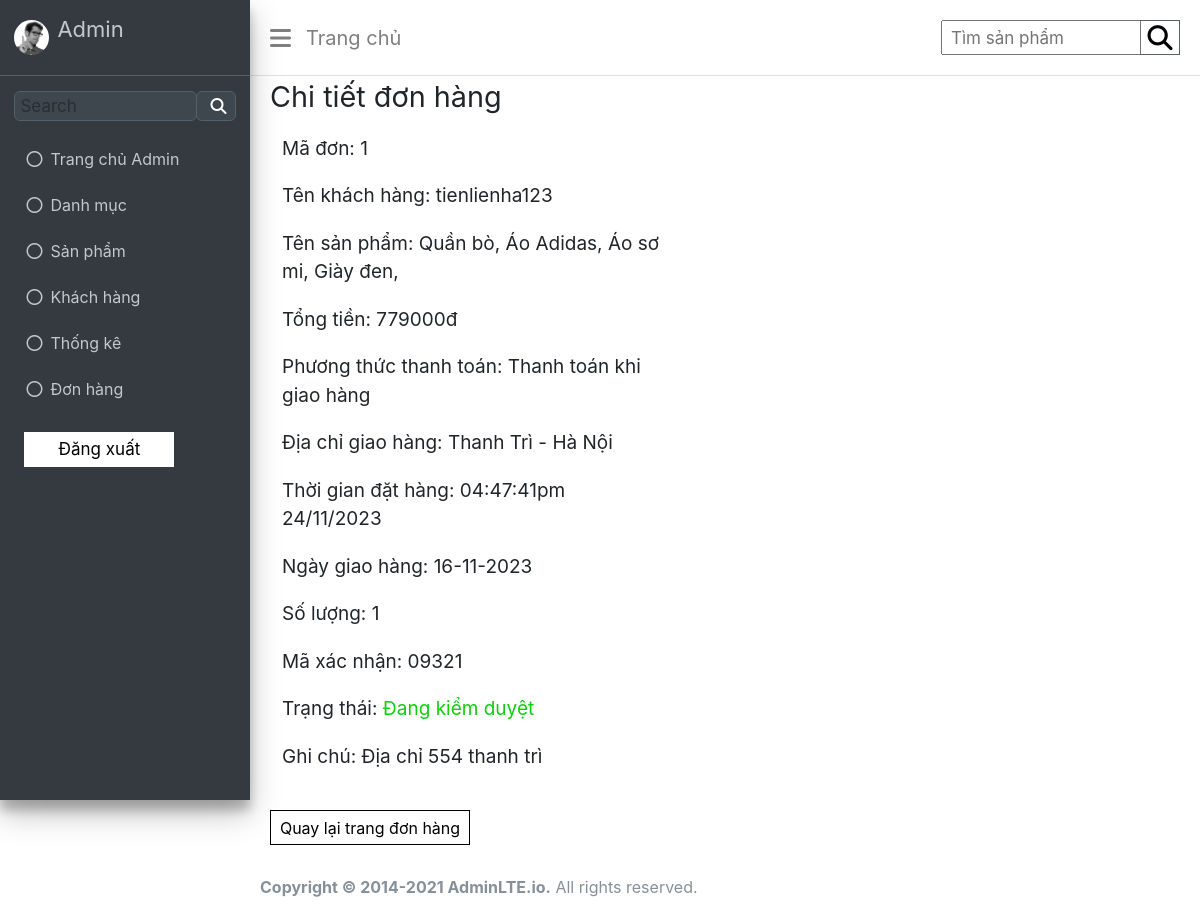
/admin/index.php?act=chitietdonhang&id=1, run on an earlier commit of the app's database.
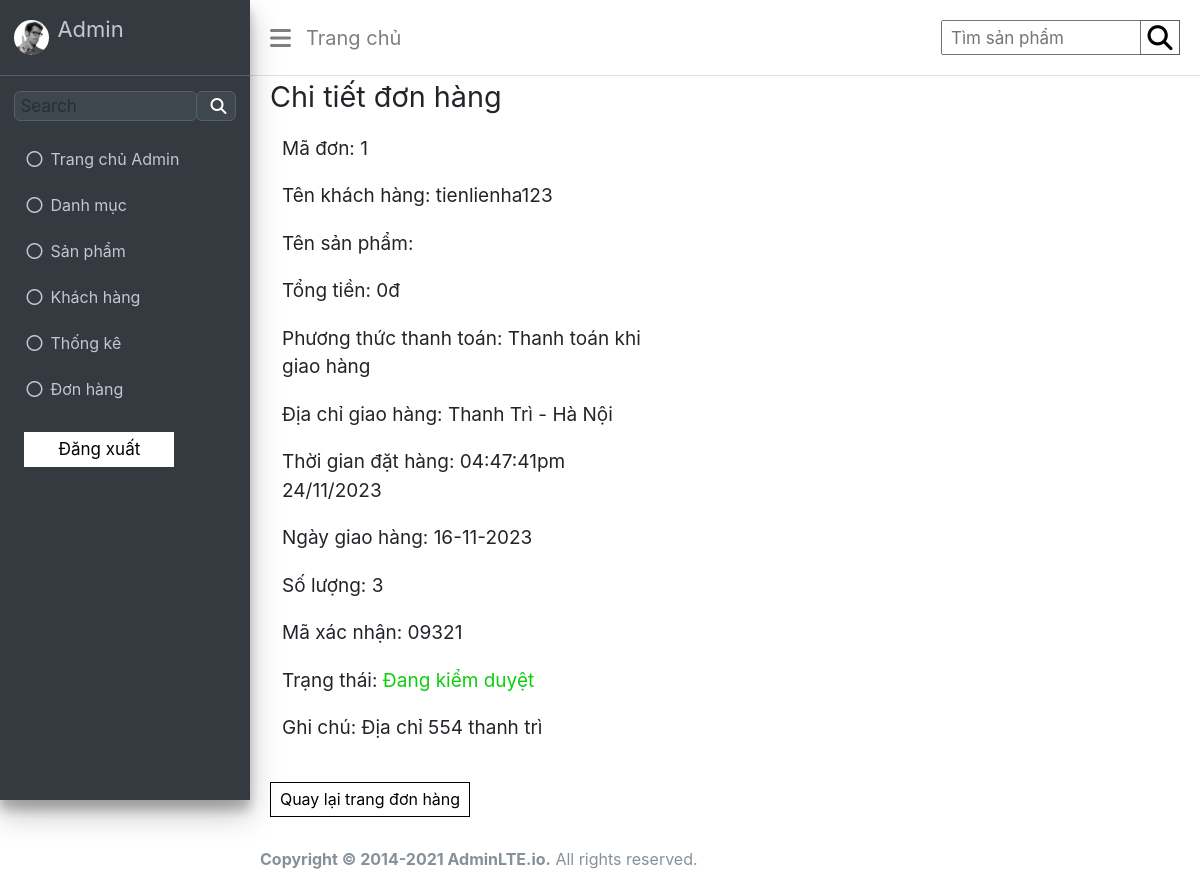
And on a later commit of the database.
### tables this page shows
CREATE TABLE `giohang` (
  `id` int(11) NOT NULL,
  `iduser` int(11) NOT NULL,
  `idpro` int(11) NOT NULL,
  `name` varchar(255) NOT NULL,
  `img` varchar(255) NOT NULL,
  `giatien` int(11) NOT NULL,
  `soluong` int(11) NOT NULL,
  `iddonhang` int(11) NOT NULL
);

CREATE TABLE `donhang` (
  `id` int(11) NOT NULL,
  `khachhang` varchar(255) NOT NULL,
  `diachi` varchar(255) NOT NULL,
  `sdt` varchar(255) NOT NULL,
  `email` varchar(255) NOT NULL,
  `thoigiandathang` varchar(255) NOT NULL,
  `phuongthucthanhtoan` int(11) NOT NULL,
  `soluong` int(11) NOT NULL,
  `trangthai` int(11) NOT NULL,
  `ghichu` text DEFAULT NULL
);

### model/pdo.php (called while the page is built, shortened)
<?php
function pdo_get_connection(){
    $servername = "localhost";
    $username = "root";
    $password = "";
    try {
        $conn = new PDO("mysql:host=$servername;dbname=wd18331_duan1", $username, $password);
        $conn->setAttribute(PDO::ATTR_ERRMODE, PDO::ERRMODE_EXCEPTION);
        return $conn;
    } catch(PDOException $e) {
        echo "Connection failed: " . $e->getMessage();
    }
}
function pdo_query($sql){
    $sql_args=array_slice(func_get_args(),1);
    try{
        $conn=pdo_get_connection();
        $stmt=$conn->prepare($sql);
        $stmt->execute($sql_args);
        $rows=$stmt->fetchAll();
        return $rows;
    }
    catch(PDOException $e){
        throw $e;
    }
    finally{
        unset($conn);
    }
}
function pdo_query_one($sql){
    $sql_args=array_slice(func_get_args(),1);
    try{
        $conn=pdo_get_connection();
        $stmt=$conn->prepare($sql);
        $stmt->execute($sql_args);
        $row=$stmt->fetch(PDO::FETCH_ASSOC);
        return $row;
    }
    catch(PDOException $e){
        throw $e;
    }
    finally{
        unset($conn);
    }
}
?>

### model/donhang.php (called while the page is built, shortened)
<?php
function loadOneDonHang($id){
    $sql = "SELECT * FROM donhang WHERE id = $id";
    $donhang = pdo_query_one($sql);
    return $donhang;
}
?>

### model/giohang.php (called while the page is built, shortened)
<?php
function loadHoaDon($iddonhang){
    $sql = "SELECT * FROM giohang WHERE iduser = $iddonhang";
    $giohang = pdo_query($sql);
    return $giohang;
}
?>

### admin/donhang/chitiet.php (the view)
<?php
if(is_array($donhang)){
    extract($donhang);
}
?>
<div class="wrapper">
    <div class="container-h1">
        <h1>Chi tiết đơn hàng</h1>
    </div>
    <div class="container">
        <div style="margin-left: 0; padding: 0px 10px;" class="list-product-detail">
            <p>Mã đơn: <?=$id?></p>
            <p>Tên khách hàng: <?=$khachhang?></p>
            <p>Tên sản phẩm: <?php
                    foreach ($giohang as $value) {
                        extract($value);
                        echo "$name, ";
                    }
                    ?></p>
            <p>Tổng tiền:
                <?php
            $tong = 0;
            foreach ($giohang as $value) {
                extract($value);
                $tong += $giatien;
            }
            echo $tong;
            ?>đ</p>
            <p>Phương thức thanh toán: <?=$phuongthucthanhtoan === 0 ? "Chuyển khoản" : "Thanh toán khi giao hàng"?></p>
            <p>Địa chỉ giao hàng: <?=$diachi?></p>
            <p>Thời gian đặt hàng: <?=$thoigiandathang?></p>
            <p>Ngày giao hàng: 16-11-2023</p>
            <p>Số lượng: <?=$soluong?></p>
            <p>Mã xác nhận: 09321</p>
            <p>Trạng thái: <span><?=$trangthai === 0 ? "Đang kiểm duyệt" : "Hủy bỏ"?></span></p>
            <p>Ghi chú: <?=$ghichu?></p>
        </div>
    </div>
    <div class="function-back">
        <a href="index.php?act=donhang">Quay lại trang đơn hàng</a>
    </div>
</div>

What changed in the data, as far as the page shows it:
no longer on this page (row edited): giohang: name "Quần bò"
no longer on this page (row edited): giohang: name "Áo Adidas"
removed giohang: name "Áo sơ mi"
removed giohang: name "Giày đen", soluong "1"
Also different on the page:
$tong: "779000" → "0"
$soluong: "1" → "3"
